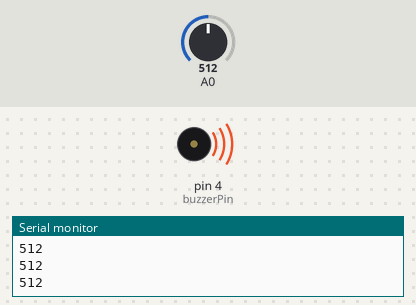
A sketch run on a simulated Arduino Uno, built with avr-gcc and run on an emulated ATmega328P. Shown: buzzer (waves = sounding), the last lines printed to the serial monitor. The test bench sets the inputs (shaded band); at power-on: A0 = 512.

Above: at 1.2 s.
1.3 s: A0 set to 417
At 1.53 s:
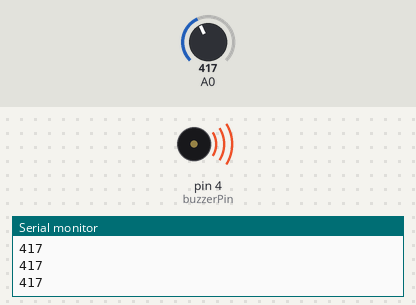
4.3 s: A0 set to 390
At 5.3 s:
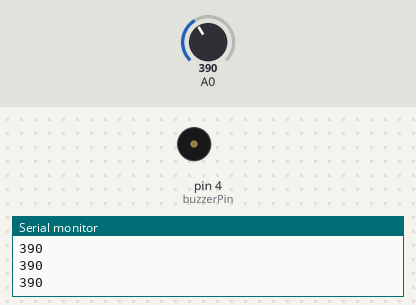
Timing chart, 0 to 7.3 s (numbered marks = the images above; inputs shaded):
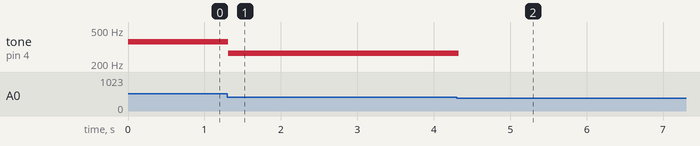

Measured:
- the behaviour switches between 401 and 400 on A0 (found by bisection; images 1 and 2)
- after the input at 1.3 s, tone on pin 4 (buzzerPin): 362 Hz → 267 Hz at once
- after the input at 4.3 s, tone on pin 4 (buzzerPin): 267 Hz → silent at once

The sketch:

Photoresistor_buzzer.ino
```cpp
int buzzerPin = 4;

void setup() {
  Serial.begin(9600);
  pinMode(buzzerPin, OUTPUT);
}

void loop() {
  int Light = analogRead(A0);
  Serial.println(Light);
  if (Light > 400) {
      tone(buzzerPin, Light-150);
      delay(50);
    }
  noTone(buzzerPin);
}
```
